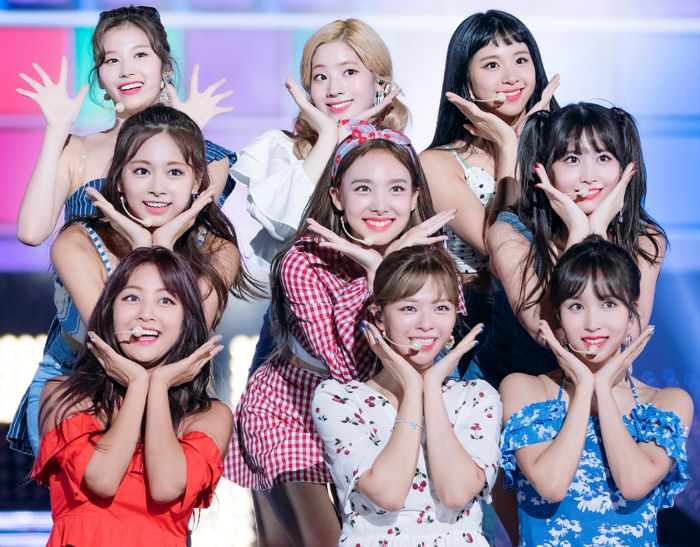
#> input picture image/twice.jpg, 700 x 547 px
$ python image_face_detect.py
#> lines starting #> are read from the running program, lines starting #| are printed output that depends on the picture; after the words box and inside, x2 and y2 are one past the last pixel; in counts of white or black regions, pixels touching at a corner belong together
import cv2

image = cv2.imread("image/twice.jpg", cv2.IMREAD_COLOR)
#> image is the input picture: shape (547, 700, 3); mean B, G, R 156.6, 137, 153.4

gray = cv2.cvtColor(image, cv2.COLOR_BGR2GRAY)
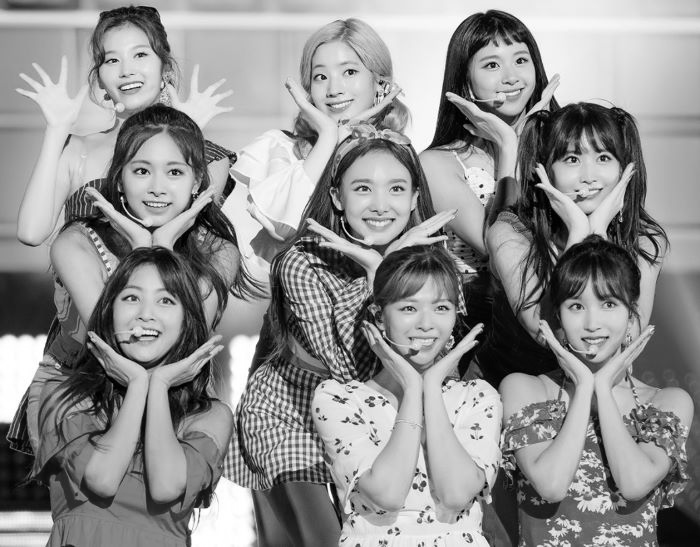
#> gray: shape (547, 700); min 0, max 255, mean 144.2

gray = cv2.equalizeHist(gray)
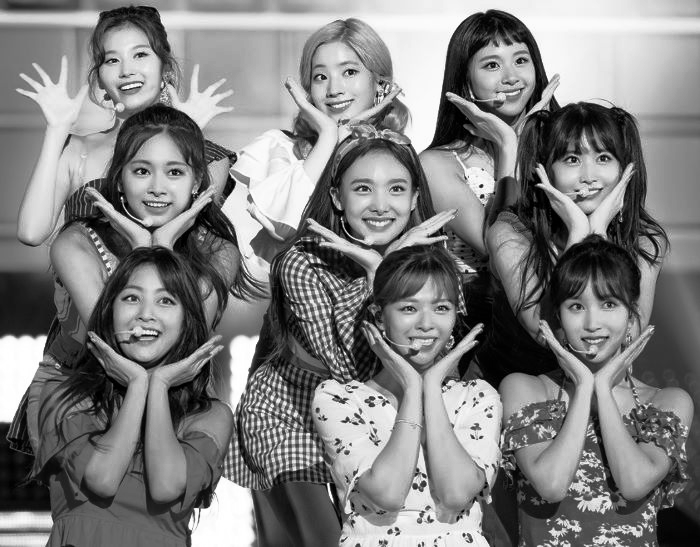
#> gray: shape (547, 700); min 0, max 255, mean 128.1

if image is None: raise Exception("이미지 읽기 실패")

face_cascade = cv2.CascadeClassifier("data/haarcascade_frontalface_alt2.xml")

# 얼굴 검출 수행(정확도 높이는 방법의 아래 파라미터를 조절함)
# 얼굴 검출은 히스토그램 평황화한 이미지 사용
# scaleFactor : 1.5
# minNeighbors : 인근 유사 픽셀 발견 비율이 5번 이상
# flags : 0 => 더이상 사용하지 않는 인자값
# 분석할 이미지의 최소 크기 : 가로 100, 세로 100
faces = face_cascade.detectMultiScale(gray, 1.1, 2, 0, (100,100))
#> faces = [[76, 17, 101, 101], [107, 128, 107, 107], [534, 113, 113, 113], [328, 148, 104, 104], [95, 257, 103, 103], [371, 267, 105, 105], [539, 263, 106, 106]]

facesCnt = len(faces)
#> facesCnt = 7

print(len(faces))
#| 7

if facesCnt > 0:

    for face in faces:
        x, y, w, h = face

        cv2.rectangle(image, face, (255, 0, 0), 4)
#> this loop made 7 passes
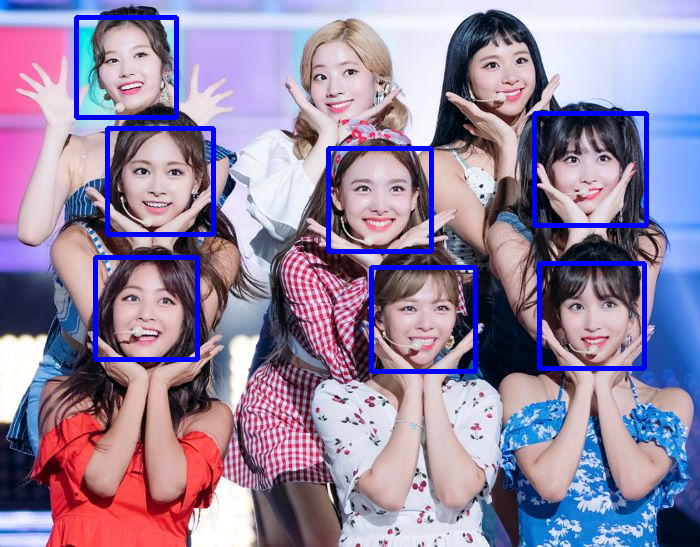
#> image: shape (547, 700, 3); 3.8% of pixels changed, all inside (x1, y1, x2, y2) = (74, 15, 649, 374)
else:print("얼굴 미검출")

cv2.imshow("face", image)

cv2.waitKey(0)

$ run again, with image/IU2.jpg copied over image/twice.jpg
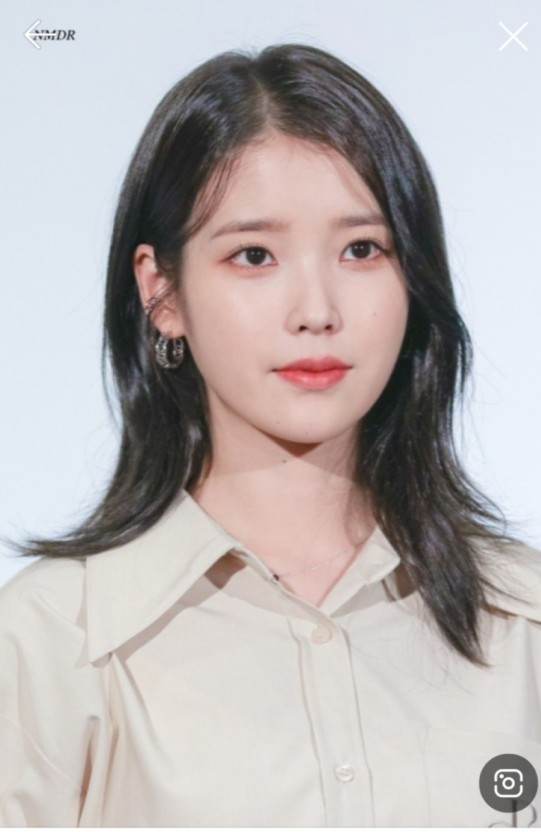
#> input picture image/IU2.jpg, 541 x 832 px
#> image is the input picture: shape (832, 541, 3); mean B, G, R 179.6, 179.7, 185.7
#> `gray = cv2.equalizeHist(gray)`:
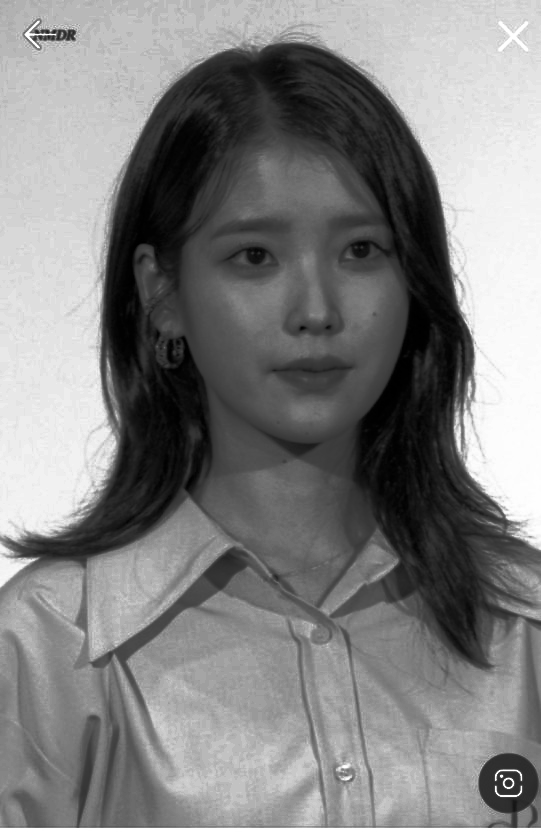
#> gray: shape (832, 541); min 0, max 255, mean 129.1
#> faces = [[168, 147, 279, 279]]
#> facesCnt = 1
#| 1
#> the loop `for face in faces:` made 1 pass
#> after the loop `for face in faces:`:
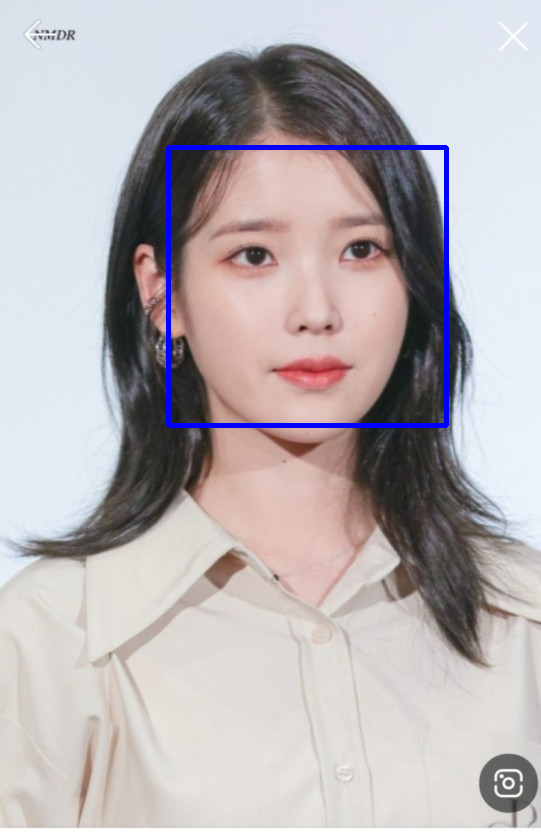
#> image: shape (832, 541, 3); 1.23% of pixels changed, all inside (x1, y1, x2, y2) = (166, 145, 449, 428)

$ run again, with image/iu.jpg copied over image/twice.jpg
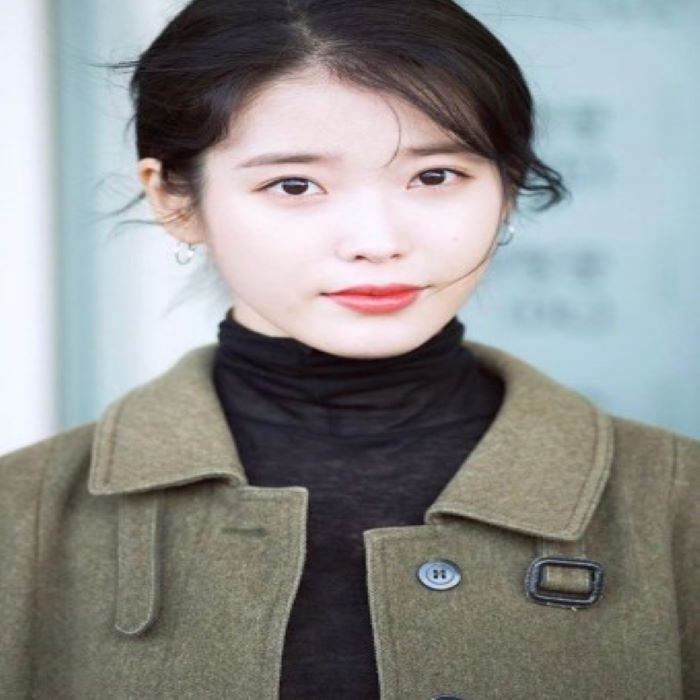
#> input picture image/iu.jpg, 700 x 700 px
#> image is the input picture: shape (700, 700, 3); mean B, G, R 140, 141.4, 140.5
#> `gray = cv2.equalizeHist(gray)`:
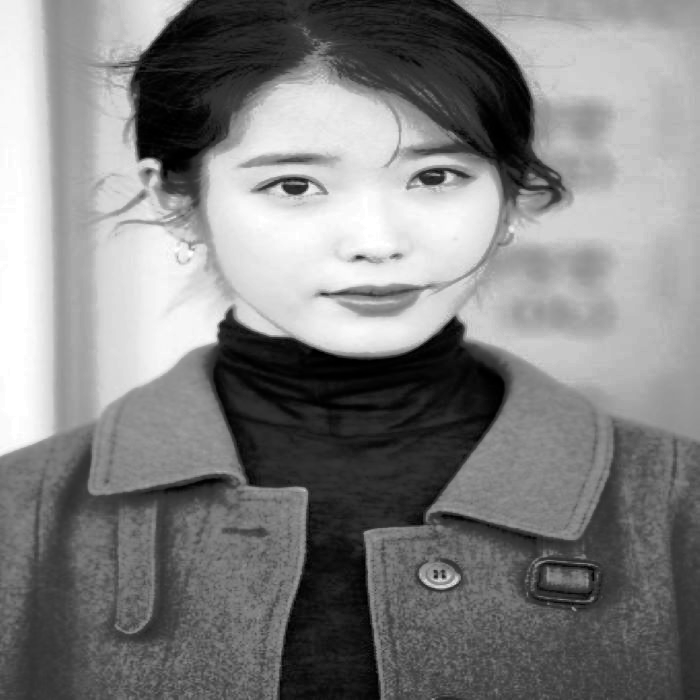
#> gray: shape (700, 700); min 0, max 255, mean 128.2
#> faces = [[207, 63, 306, 306]]
#> facesCnt = 1
#| 1
#> the loop `for face in faces:` made 1 pass
#> after the loop `for face in faces:`:
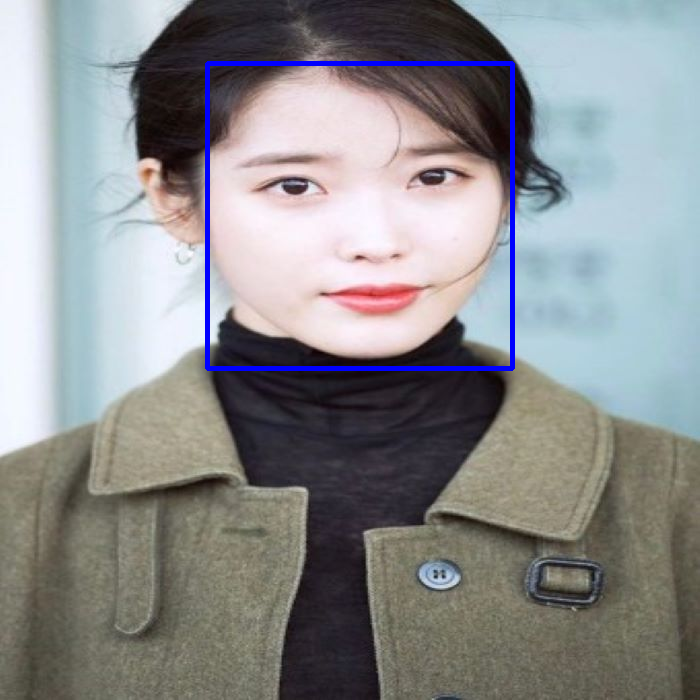
#> image: shape (700, 700, 3); 1.24% of pixels changed, all inside (x1, y1, x2, y2) = (205, 61, 515, 371)
